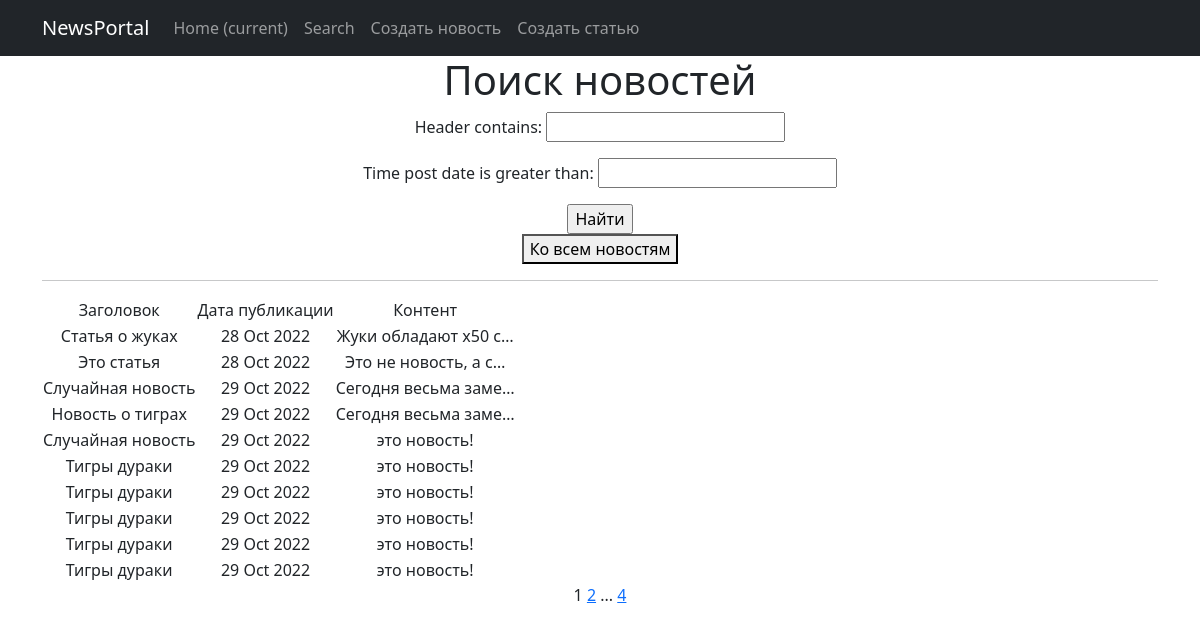
The app's page /news/search/ with its own data.
### NewsPortal/models.py (models this page shows, shortened)
class Post(models.Model):
    NEWS = 'NW'
    ARTICLE = 'AR'
    CATEGORY_CHOICES = (
        (NEWS, 'Новость'),
        (ARTICLE, 'Статья'),
    )
    categoryType = models.CharField(max_length=2, choices=CATEGORY_CHOICES, default=NEWS)
    time_post = models.DateTimeField(auto_now_add=True)
    header = models.CharField(max_length=255)
    content = models.TextField()
    _post_rating = models.IntegerField(default=0)
    author = models.ForeignKey(Author, on_delete=models.CASCADE)  # 1 to many Author
    category = models.ManyToManyField(Category, through='PostCategory')  # many to many Category

### NewsPortal/views.py (the view)
# urls.py: path('search/', NewsSearch.as_view()),
class NewsSearch(NewsList):
    template_name = 'search.html'

### NewsPortal/templatetags/custom_filters.py (called while the page is built)
@register.filter()
def censor(value):
    cen = ['дурак', 'идиот', 'придурок']
    header_list = value.split()
    new_value = []
    for word in header_list:
        if word.lower() in cen:
            word = '*' * len(word)
            new_value.append(word)
        else:
            new_value.append(word)
    return " ".join(new_value)

### NewsPortal/templatetags/custom_tags.py (called while the page is built)
@register.simple_tag(takes_context=True)
def url_replace(context, **kwargs):
    d = context['request'].GET.copy()
    for k, v in kwargs.items():
        d[k] = v
    return d.urlencode()

### NewsPortal/views.py (called while the page is built)
    def get_context_data(self, **kwargs):
        context = super().get_context_data(**kwargs)
        context['time_now'] = datetime.utcnow()
        context['filterset'] = self.filterset
        context['is_not_author'] = not self.request.user.groups.filter(name='authors').exists()
        return context

    def get_queryset(self):
        queryset = super().get_queryset()
        self.filterset = NewsFilter(self.request.GET, queryset)
        return self.filterset.qs

### templates/search.html (shortened to what this page needs)
{% extends 'flatpages/default.html' %}
{% load custom_filters %}
{% load custom_tags %}
{% block content %}
    <h1>Поиск новостей</h1>
    <form action="" method="get">
        {{ filterset.form.as_p }}
        <input type="submit" value="Найти" />
    </form>
    <button onclick="window.location.href = 'http://127.0.0.1:8000/news/';">Ко всем новостям</button>
    <hr>
    {% if posts %}
       <table>
           <tr>
               <td>
                   Заголовок
               </td>
               <td>
                   Дата публикации
               </td>
               <td>
                   Контент
               </td>
           </tr>
           {% for post in posts %}
           <tr>
               <td>{{ post.header | censor }}</td>
               <td>{{ post.time_post | date:'d M Y' }}</td>
               <td>{{ post.content | censor | truncatechars:20  }}</td>
           </tr>
           {% endfor %}
       </table>
    {% else %}
       <h2>No news</h2>
    {% endif %}
    {{ page_obj.number }}
    {% if page_obj.has_next %}
        <a href="?{% url_replace page=page_obj.next_page_number %}">{{ page_obj.next_page_number }}</a>
        {% if paginator.num_pages != page_obj.next_page_number %}
            ...
             <a href="?{% url_replace page=page_obj.paginator.num_pages %}">{{ page_obj.paginator.num_pages }}</a>
        {% endif %}
    {% endif %}
{% endblock content %}

### records on screen
Post: header|censor "Статья о жуках", time_post "28 Oct 2022", content|censor "Жуки обладают x50 с…"
Post: header|censor "Это статья", time_post "28 Oct 2022", content|censor "Это не новость, а с…"
Post: header|censor "Случайная новость", time_post "29 Oct 2022", content|censor "Сегодня весьма заме…"
Post: header|censor "Новость о тиграх", time_post "29 Oct 2022", content|censor "Сегодня весьма заме…"
Post: header|censor "Случайная новость", time_post "29 Oct 2022", content|censor "это новость!"
Post: header|censor "Тигры дураки", time_post "29 Oct 2022", content|censor "это новость!"
Post: header|censor "Тигры дураки", time_post "29 Oct 2022", content|censor "это новость!"
Post: header|censor "Тигры дураки", time_post "29 Oct 2022", content|censor "это новость!"
Post: header|censor "Тигры дураки", time_post "29 Oct 2022", content|censor "это новость!"
Post: header|censor "Тигры дураки", time_post "29 Oct 2022", content|censor "это новость!"

### other values on screen
{{ page_obj.number }} "1"
{{ page_obj.next_page_number }} "2"
{{ page_obj.paginator.num_pages }} "4"
